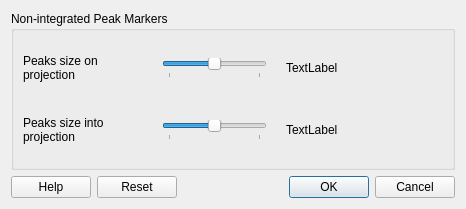
<?xml version="1.0" encoding="UTF-8"?>
<ui version="4.0">
 <class>PeaksViewerOverlayDialog</class>
 <widget class="QDialog" name="PeaksViewerOverlayDialog">
  <property name="geometry">
   <rect>
    <x>0</x>
    <y>0</y>
    <width>466</width>
    <height>209</height>
   </rect>
  </property>
  <property name="windowTitle">
   <string>PeaksViewer Options</string>
  </property>
  <layout class="QVBoxLayout" name="verticalLayout">
   <item>
    <widget class="QGroupBox" name="nonIntegratedGroupBox">
     <property name="title">
      <string>Non-integrated Peak Markers</string>
     </property>
     <layout class="QVBoxLayout" name="verticalLayout_2">
      <item>
       <layout class="QHBoxLayout" name="horizontalLayout">
        <item>
         <widget class="QLabel" name="label">
          <property name="sizePolicy">
           <sizepolicy hsizetype="Fixed" vsizetype="Preferred">
            <horstretch>0</horstretch>
            <verstretch>0</verstretch>
           </sizepolicy>
          </property>
          <property name="minimumSize">
           <size>
            <width>100</width>
            <height>0</height>
           </size>
          </property>
          <property name="text">
           <string>Peaks size on projection</string>
          </property>
          <property name="wordWrap">
           <bool>true</bool>
          </property>
         </widget>
        </item>
        <item>
         <spacer name="horizontalSpacer">
          <property name="orientation">
           <enum>Qt::Horizontal</enum>
          </property>
          <property name="sizeType">
           <enum>QSizePolicy::Minimum</enum>
          </property>
          <property name="sizeHint" stdset="0">
           <size>
            <width>20</width>
            <height>20</height>
           </size>
          </property>
         </spacer>
        </item>
        <item>
         <widget class="QLabel" name="label_3">
          <property name="text">
           <string/>
          </property>
          <property name="pixmap">
           <pixmap resource="../../icons/SliceViewerIcons.qrc">:/SliceViewer/icons/peak-cross-small.png</pixmap>
          </property>
         </widget>
        </item>
        <item>
         <widget class="QSlider" name="sliderOnProjection">
          <property name="maximum">
           <number>100</number>
          </property>
          <property name="singleStep">
           <number>1</number>
          </property>
          <property name="value">
           <number>50</number>
          </property>
          <property name="sliderPosition">
           <number>50</number>
          </property>
          <property name="orientation">
           <enum>Qt::Horizontal</enum>
          </property>
          <property name="tickPosition">
           <enum>QSlider::TicksBelow</enum>
          </property>
          <property name="tickInterval">
           <number>100</number>
          </property>
         </widget>
        </item>
        <item>
         <widget class="QLabel" name="label_4">
          <property name="text">
           <string/>
          </property>
          <property name="pixmap">
           <pixmap resource="../../icons/SliceViewerIcons.qrc">:/SliceViewer/icons/peak-cross.png</pixmap>
          </property>
         </widget>
        </item>
        <item>
         <widget class="QLabel" name="lblPercentageOnProjection">
          <property name="sizePolicy">
           <sizepolicy hsizetype="Fixed" vsizetype="Preferred">
            <horstretch>0</horstretch>
            <verstretch>0</verstretch>
           </sizepolicy>
          </property>
          <property name="minimumSize">
           <size>
            <width>20</width>
            <height>0</height>
           </size>
          </property>
          <property name="text">
           <string>TextLabel</string>
          </property>
         </widget>
        </item>
        <item>
         <spacer name="horizontalSpacer_3">
          <property name="orientation">
           <enum>Qt::Horizontal</enum>
          </property>
          <property name="sizeHint" stdset="0">
           <size>
            <width>0</width>
            <height>20</height>
           </size>
          </property>
         </spacer>
        </item>
       </layout>
      </item>
      <item>
       <layout class="QHBoxLayout" name="horizontalLayout_2">
        <item>
         <widget class="QLabel" name="label_2">
          <property name="sizePolicy">
           <sizepolicy hsizetype="Minimum" vsizetype="Preferred">
            <horstretch>0</horstretch>
            <verstretch>0</verstretch>
           </sizepolicy>
          </property>
          <property name="minimumSize">
           <size>
            <width>100</width>
            <height>0</height>
           </size>
          </property>
          <property name="text">
           <string>Peaks size into projection</string>
          </property>
          <property name="wordWrap">
           <bool>true</bool>
          </property>
         </widget>
        </item>
        <item>
         <spacer name="horizontalSpacer_2">
          <property name="orientation">
           <enum>Qt::Horizontal</enum>
          </property>
          <property name="sizeType">
           <enum>QSizePolicy::Minimum</enum>
          </property>
          <property name="sizeHint" stdset="0">
           <size>
            <width>20</width>
            <height>20</height>
           </size>
          </property>
         </spacer>
        </item>
        <item>
         <widget class="QLabel" name="label_5">
          <property name="text">
           <string/>
          </property>
          <property name="pixmap">
           <pixmap resource="../../icons/SliceViewerIcons.qrc">:/SliceViewer/icons/peak-cross-faded.png</pixmap>
          </property>
         </widget>
        </item>
        <item>
         <widget class="QSlider" name="sliderIntoProjection">
          <property name="maximum">
           <number>100</number>
          </property>
          <property name="singleStep">
           <number>1</number>
          </property>
          <property name="value">
           <number>50</number>
          </property>
          <property name="sliderPosition">
           <number>50</number>
          </property>
          <property name="orientation">
           <enum>Qt::Horizontal</enum>
          </property>
          <property name="tickPosition">
           <enum>QSlider::TicksBelow</enum>
          </property>
          <property name="tickInterval">
           <number>100</number>
          </property>
         </widget>
        </item>
        <item>
         <widget class="QLabel" name="label_6">
          <property name="text">
           <string/>
          </property>
          <property name="pixmap">
           <pixmap resource="../../icons/SliceViewerIcons.qrc">:/SliceViewer/icons/peak-cross.png</pixmap>
          </property>
         </widget>
        </item>
        <item>
         <widget class="QLabel" name="lblPercentageIntoProjection">
          <property name="sizePolicy">
           <sizepolicy hsizetype="Fixed" vsizetype="Preferred">
            <horstretch>0</horstretch>
            <verstretch>0</verstretch>
           </sizepolicy>
          </property>
          <property name="minimumSize">
           <size>
            <width>20</width>
            <height>0</height>
           </size>
          </property>
          <property name="text">
           <string>TextLabel</string>
          </property>
         </widget>
        </item>
        <item>
         <spacer name="horizontalSpacer_4">
          <property name="orientation">
           <enum>Qt::Horizontal</enum>
          </property>
          <property name="sizeHint" stdset="0">
           <size>
            <width>0</width>
            <height>20</height>
           </size>
          </property>
         </spacer>
        </item>
       </layout>
      </item>
     </layout>
    </widget>
   </item>
   <item>
    <layout class="QHBoxLayout" name="horizontalLayout_3">
     <item>
      <widget class="QPushButton" name="btnHelp">
       <property name="text">
        <string>Help</string>
       </property>
      </widget>
     </item>
     <item>
      <widget class="QPushButton" name="btnReset">
       <property name="text">
        <string>Reset</string>
       </property>
      </widget>
     </item>
     <item>
      <widget class="QDialogButtonBox" name="btnGroupControls">
       <property name="orientation">
        <enum>Qt::Horizontal</enum>
       </property>
       <property name="standardButtons">
        <set>QDialogButtonBox::Cancel|QDialogButtonBox::Ok</set>
       </property>
      </widget>
     </item>
    </layout>
   </item>
  </layout>
 </widget>
 <resources>
  <include location="../../icons/SliceViewerIcons.qrc"/>
 </resources>
 <connections>
  <connection>
   <sender>btnGroupControls</sender>
   <signal>accepted()</signal>
   <receiver>PeaksViewerOverlayDialog</receiver>
   <slot>accept()</slot>
   <hints>
    <hint type="sourcelabel">
     <x>248</x>
     <y>254</y>
    </hint>
    <hint type="destinationlabel">
     <x>157</x>
     <y>274</y>
    </hint>
   </hints>
  </connection>
  <connection>
   <sender>btnGroupControls</sender>
   <signal>rejected()</signal>
   <receiver>PeaksViewerOverlayDialog</receiver>
   <slot>reject()</slot>
   <hints>
    <hint type="sourcelabel">
     <x>316</x>
     <y>260</y>
    </hint>
    <hint type="destinationlabel">
     <x>286</x>
     <y>274</y>
    </hint>
   </hints>
  </connection>
 </connections>
</ui>
